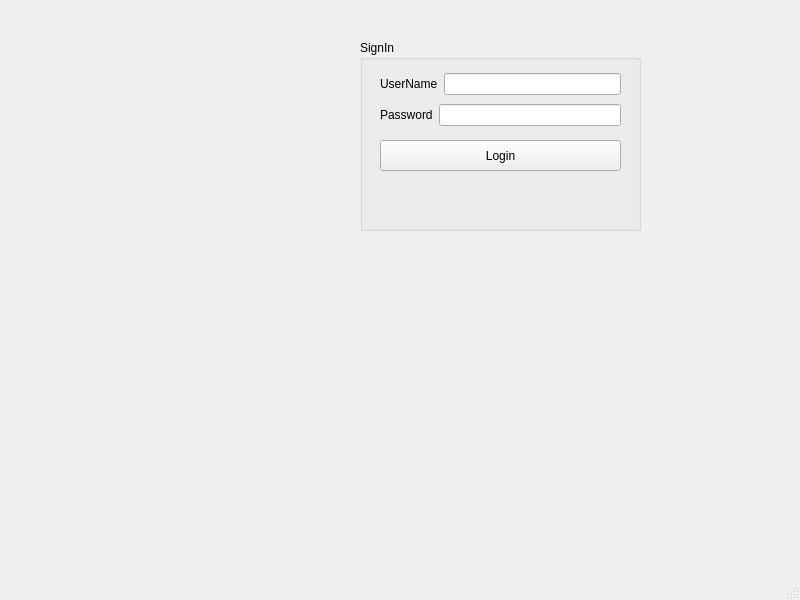
<?xml version="1.0" encoding="UTF-8"?>
<ui version="4.0">
 <class>MainWindow</class>
 <widget class="QMainWindow" name="MainWindow">
  <property name="geometry">
   <rect>
    <x>0</x>
    <y>0</y>
    <width>800</width>
    <height>600</height>
   </rect>
  </property>
  <property name="windowTitle">
   <string>MainWindow</string>
  </property>
  <widget class="QWidget" name="centralwidget">
   <widget class="QGroupBox" name="groupBox">
    <property name="geometry">
     <rect>
      <x>360</x>
      <y>40</y>
      <width>281</width>
      <height>191</height>
     </rect>
    </property>
    <property name="title">
     <string>SignIn</string>
    </property>
    <widget class="QPushButton" name="pushButton_login">
     <property name="geometry">
      <rect>
       <x>20</x>
       <y>100</y>
       <width>241</width>
       <height>31</height>
      </rect>
     </property>
     <property name="text">
      <string>Login</string>
     </property>
    </widget>
    <widget class="QWidget" name="layoutWidget">
     <property name="geometry">
      <rect>
       <x>20</x>
       <y>30</y>
       <width>241</width>
       <height>61</height>
      </rect>
     </property>
     <layout class="QVBoxLayout" name="verticalLayout">
      <item>
       <layout class="QHBoxLayout" name="horizontalLayout">
        <item>
         <widget class="QLabel" name="label">
          <property name="text">
           <string>UserName</string>
          </property>
         </widget>
        </item>
        <item>
         <widget class="QLineEdit" name="lineEdit_UserName"/>
        </item>
       </layout>
      </item>
      <item>
       <layout class="QHBoxLayout" name="horizontalLayout_2">
        <item>
         <widget class="QLabel" name="label_2">
          <property name="text">
           <string>Password</string>
          </property>
         </widget>
        </item>
        <item>
         <widget class="QLineEdit" name="lineEdit_password"/>
        </item>
       </layout>
      </item>
     </layout>
    </widget>
   </widget>
   <widget class="QLabel" name="label_pic">
    <property name="geometry">
     <rect>
      <x>80</x>
      <y>50</y>
      <width>271</width>
      <height>181</height>
     </rect>
    </property>
    <property name="text">
     <string/>
    </property>
   </widget>
  </widget>
  <widget class="QMenuBar" name="menubar">
   <property name="geometry">
    <rect>
     <x>0</x>
     <y>0</y>
     <width>800</width>
     <height>21</height>
    </rect>
   </property>
  </widget>
  <widget class="QStatusBar" name="statusbar"/>
 </widget>
 <resources/>
 <connections/>
</ui>
